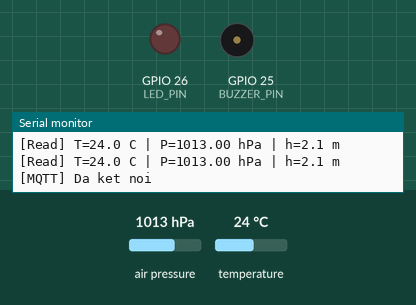
A sketch run on a simulated ESP32. On the bench: output pins drawn as LEDs (lit = HIGH), buzzer (waves = sounding), the last lines printed to the serial monitor. The test bench sets the inputs (shaded band); at power-on: air pressure 1013 hPa, temperature 24 °C. WiFi joins after 1.5 s; servers stay silent unless stated; random numbers use the default seed unless the sketch sets one; no MQTT or app messages arrive unless stated.

Above: at 1.8 s.
1.9 s: air pressure set to 952 hPa
At 5.8 s:
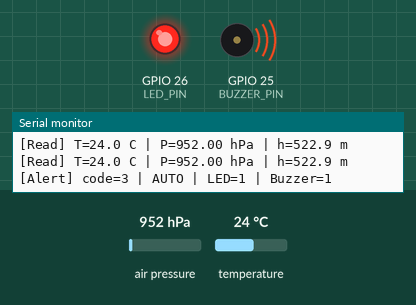
6.0 s: air pressure set to 975 hPa
Timing chart, 0 to 12.5 s (numbered marks = the images above; inputs shaded):
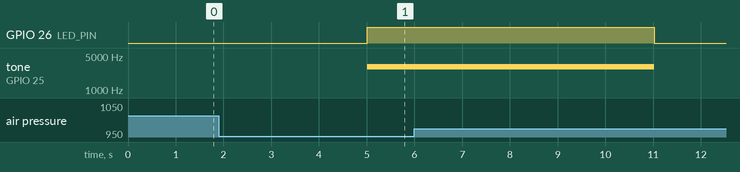

The sketch:

Lab3_Runner.ino
```cpp
// Lab 3 - De 1: ESP32 + BMP180 + FreeRTOS + MQTT
#include <Arduino.h>
#include <WiFi.h>
#include <Wire.h>
#include <Adafruit_BMP085.h>
#include <PubSubClient.h>
#include <esp_arduino_version.h>

#define TOPIC "lab3/runner/bxh-e42a"

constexpr uint8_t LED_PIN = 26, BUZZER_PIN = 25;
constexpr uint8_t SDA_PIN = 21, SCL_PIN = 22;
constexpr uint32_t SAMPLE_MS = 1000, RETRY_MS = 5000;
constexpr float SEA_LEVEL_HPA = 1013.25f, ALT_CHANGE_M = 5.0f;
constexpr uint8_t ALT_SAMPLES = 6;

struct Reading {
  float temperature;
  float pressure;
  float altitude;
};

struct AlertSample {
  float temperature;
  float altitude;
};

enum class Target : uint8_t { Mode, Led, Buzzer };
struct Command { Target target; bool enabled; };
struct OutputState { bool manual; bool led; bool buzzer; uint8_t alert; };

QueueHandle_t data_queue, data_alert, commands, output_state;
WiFiClient transport;
PubSubClient mqtt(transport);

void read_task(void*) {
  Serial.printf("[Read] Core %d\n", xPortGetCoreID());
  Adafruit_BMP085 bmp;
  Wire.begin(SDA_PIN, SCL_PIN);
  while (!bmp.begin()) {
    Serial.println("[BMP180] Khong tim thay cam bien");
    vTaskDelay(pdMS_TO_TICKS(2000));
  }

  TickType_t next_sample = xTaskGetTickCount();
  for (;;) {
    const float temperature = bmp.readTemperature();
    const float pressure = bmp.readPressure() / 100.0f;
    if (isfinite(temperature) && isfinite(pressure) && pressure > 0) {
      const float altitude = 44330.0f * (1.0f - powf(pressure / SEA_LEVEL_HPA, 1.0f / 5.255f));
      const Reading reading{temperature, pressure, altitude};
      const AlertSample sample{temperature, altitude};
      Serial.printf("[Read] T=%.1f C | P=%.2f hPa | h=%.1f m\n", temperature, pressure, altitude);
      xQueueOverwrite(data_queue, &reading);
      xQueueOverwrite(data_alert, &sample);
    }
    vTaskDelayUntil(&next_sample, pdMS_TO_TICKS(SAMPLE_MS));
  }
}

void alert_task(void*) {
  Serial.printf("[Alert] Core %d\n", xPortGetCoreID());
  pinMode(LED_PIN, OUTPUT);
  digitalWrite(LED_PIN, LOW);
#if ESP_ARDUINO_VERSION_MAJOR >= 3
  const bool buzzer_ready = ledcAttach(BUZZER_PIN, 2000, 10);
  constexpr uint8_t buzzer_output = BUZZER_PIN;
#else
  constexpr uint8_t buzzer_output = 0;
  const bool buzzer_ready = ledcSetup(buzzer_output, 2000, 10) > 0;
  ledcAttachPin(BUZZER_PIN, buzzer_output);
#endif
  if (!buzzer_ready) Serial.println("[Alert] Loi khoi tao PWM");

  bool manual = false, manual_led = false, manual_buzzer = false;
  bool hot = false, cold = false, altitude_alert = false;
  float history[ALT_SAMPLES]{};
  uint8_t position = 0, count = 0;
  OutputState previous{};
  bool first = true;
  uint32_t last_sample = 0, previous_tone = 0;
  for (;;) {
    Command command;
    while (xQueueReceive(commands, &command, 0) == pdTRUE) {
      switch (command.target) {
        case Target::Mode:
          manual = command.enabled;
          manual_led = manual_buzzer = false;
          break;
        case Target::Led:
          manual = true;
          manual_led = command.enabled;
          break;
        case Target::Buzzer:
          manual = true;
          manual_buzzer = command.enabled;
          break;
      }
    }

    const uint32_t now = millis();
    AlertSample sample;
    if (xQueueReceive(data_alert, &sample, 0) == pdTRUE) {
      if (now - last_sample > 2 * SAMPLE_MS) position = count = 0;
      last_sample = now;
      hot = sample.temperature >= (hot ? 33.0f : 35.0f);
      cold = sample.temperature <= (cold ? 12.0f : 10.0f);
      history[position] = sample.altitude;
      position = (position + 1) % ALT_SAMPLES;
      if (count < ALT_SAMPLES) ++count;
      altitude_alert = count == ALT_SAMPLES && fabsf(sample.altitude - history[position]) >= ALT_CHANGE_M;
    }

    const uint8_t alert = altitude_alert ? 3 : hot ? 1 : cold ? 2 : 0;
    const bool led = manual ? manual_led : alert != 0;
    const uint32_t tone = (buzzer_ready && (manual ? manual_buzzer : alert != 0))
                            ? (manual || alert != 3 ? 2000 : 3000) : 0;
    if (first || led != previous.led) digitalWrite(LED_PIN, led);
    if (first || tone != previous_tone) {
      ledcWriteTone(buzzer_output, tone);
      previous_tone = tone;
    }

    const OutputState state{manual, led, tone != 0, alert};
    if (first || state.alert != previous.alert || state.manual != previous.manual ||
        state.led != previous.led || state.buzzer != previous.buzzer) {
      Serial.printf("[Alert] code=%u | %s | LED=%d | Buzzer=%d\n",
                    alert, manual ? "MANUAL" : "AUTO", state.led, state.buzzer);
      xQueueOverwrite(output_state, &state);
      previous = state;
      first = false;
    }
    vTaskDelay(pdMS_TO_TICKS(25));
  }
}

void on_mqtt(char* topic, byte* payload, unsigned int size) {
  Command command;
  if (strcmp(topic, TOPIC "/mode/set") == 0) {
    if (size == 6 && memcmp(payload, "manual", 6) == 0) command = {Target::Mode, true};
    else if (size == 4 && memcmp(payload, "auto", 4) == 0) command = {Target::Mode, false};
    else return;
  } else {
    if (size != 1 || (payload[0] != '0' && payload[0] != '1')) return;
    if (strcmp(topic, TOPIC "/led/set") == 0) command = {Target::Led, payload[0] == '1'};
    else if (strcmp(topic, TOPIC "/buzzer/set") == 0) command = {Target::Buzzer, payload[0] == '1'};
    else return;
  }
  if (xQueueSend(commands, &command, 0) != pdTRUE) Serial.println("[MQTT] Hang doi lenh day");
}

void publish_reading(const Reading& reading) {
  char value[24];
  snprintf(value, sizeof(value), "%.1f", reading.temperature);
  mqtt.publish(TOPIC "/temp", value, true);
  snprintf(value, sizeof(value), "%.2f", reading.pressure);
  mqtt.publish(TOPIC "/press", value, true);
  snprintf(value, sizeof(value), "%.1f", reading.altitude);
  mqtt.publish(TOPIC "/alt", value, true);
}

void send_task(void*) {
  Serial.printf("[Send] Core %d\n", xPortGetCoreID());
  WiFi.mode(WIFI_STA);
  WiFi.setAutoReconnect(true);
  WiFi.begin("Wokwi-GUEST", "", 6);
  mqtt.setServer("test.mosquitto.org", 1883);
  mqtt.setSocketTimeout(3);
  mqtt.setCallback(on_mqtt);

  char client_id[32];
  snprintf(client_id, sizeof(client_id), "lab3-bxh-%08lx", (unsigned long)esp_random());
  uint32_t last_attempt = millis() - RETRY_MS;
  bool sent = false;
  OutputState previous{};
  for (;;) {
    if (WiFi.status() != WL_CONNECTED) {
      if (mqtt.connected()) transport.stop();
    } else {
      const uint32_t now = millis();
      if (!mqtt.connected() && now - last_attempt >= RETRY_MS) {
        last_attempt = now;
        if (mqtt.connect(client_id, TOPIC "/status", 0, true, "offline")) {
          Serial.println("[MQTT] Da ket noi");
          mqtt.subscribe(TOPIC "/+/set");
          sent = false;
          mqtt.publish(TOPIC "/status", "online", true);
        } else {
          Serial.printf("[MQTT] Ket noi loi %d\n", mqtt.state());
        }
      }

      if (mqtt.loop()) {
        Reading reading;
        if (xQueueReceive(data_queue, &reading, 0) == pdTRUE) publish_reading(reading);
        // Keep the latest state available for reconnect. Republish on changes.
        OutputState state;
        if (xQueuePeek(output_state, &state, 0) == pdTRUE &&
            (!sent || state.alert != previous.alert || state.manual != previous.manual ||
             state.led != previous.led || state.buzzer != previous.buzzer)) {
          char code[4];
          snprintf(code, sizeof(code), "%u", state.alert);
          const bool ok = mqtt.publish(TOPIC "/alert", code, true) &&
                          mqtt.publish(TOPIC "/mode/state", state.manual ? "manual" : "auto", true) &&
                          mqtt.publish(TOPIC "/led/state", state.led ? "1" : "0", true) &&
                          mqtt.publish(TOPIC "/buzzer/state", state.buzzer ? "1" : "0", true);
          if (ok) {
            previous = state;
            sent = true;
          }
        }
      }
    }
    vTaskDelay(pdMS_TO_TICKS(25));
  }
}

void setup() {
  Serial.begin(115200);
  data_queue = xQueueCreate(1, sizeof(Reading));
  data_alert = xQueueCreate(1, sizeof(AlertSample));
  commands = xQueueCreate(8, sizeof(Command));
  output_state = xQueueCreate(1, sizeof(OutputState));

  if (!data_queue || !data_alert || !commands || !output_state) {
    Serial.println("[RTOS] Khong tao duoc queue");
    return;
  }
  if (xTaskCreatePinnedToCore(alert_task, "Alert", 3072, nullptr, 2, nullptr, 1) != pdPASS ||
      xTaskCreatePinnedToCore(read_task, "Read", 4096, nullptr, 1, nullptr, 1) != pdPASS ||
      xTaskCreatePinnedToCore(send_task, "Send", 6144, nullptr, 1, nullptr, 0) != pdPASS) {
    Serial.println("[RTOS] Khong tao duoc task");
  }
}

void loop() {
  vTaskDelay(pdMS_TO_TICKS(1000));
}
```

Measured:
- after the input at 1.9 s, GPIO 26 (LED_PIN): LOW → HIGH after 3.1 s; tone on GPIO 25 (BUZZER_PIN): silent → 3000 Hz after 3.1 s
